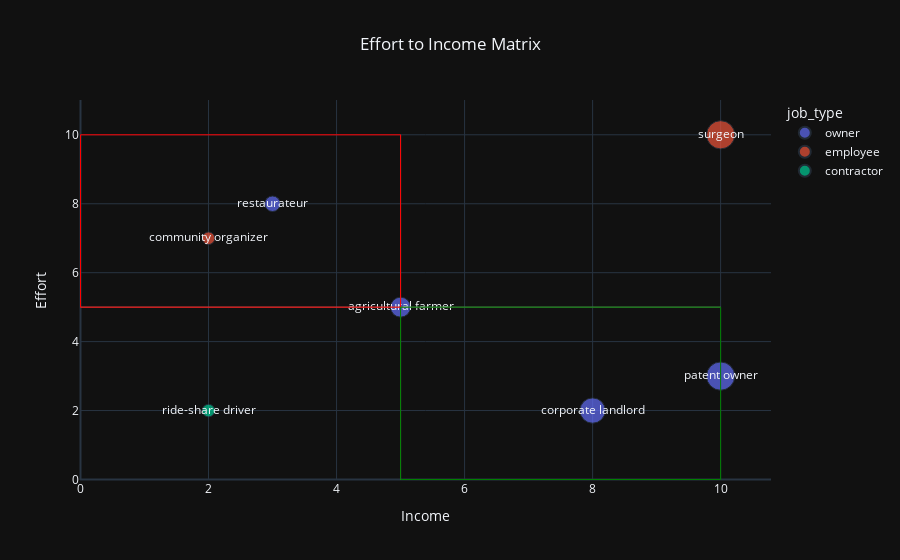

Source (notebook cell):
### Code cell
import plotly.express as px


# Scatter plot using Plotly
fig = px.scatter(
    df, 
    x='income', 
    y='effort', 
    color='job_type', 
    hover_name='job_title',
    text='job_title', # adding text attribute to display job_title on the plots
 
    # animation_frame='year',
    size='income',
    template='plotly_dark',
    title='Effort to Income Matrix'
    )

# Layout customization
fig.update_layout(
    title={
        'text': 'Effort to Income Matrix',
        'x': 0.5, # title centered
        'xanchor': 'center' # title centered
    },
    xaxis_title='Income',
    yaxis_title='Effort',
    shapes=[
        dict(
            type='line',
            x0=0,
            x1=10,
            y0=5,
            y1=5,
            line=dict(color='gray', width=1)
        ),
        dict(
            type='line',
            x0=5,
            x1=5,
            y0=0,
            y1=10,
            line=dict(color='gray', width=1)
        )
    ]
)

fig.add_shape(
    type='rect',
    x0=0,
    y0=5,
    x1=5,
    y1=10,
    line=dict(color='red', width=1), # Adjust the width for the outline
    fillcolor='rgba(0,0,0,0)' # Set fill color to transparent
)
fig.add_shape(
    type='rect',
    x0=5,
    y0=0,
    x1=10,
    y1=5,
    line=dict(color='green', width=1), # Adjust the width for the outline
    fillcolor='rgba(0,0,0,0)' # Set fill color to transparent
)

fig.update_traces(marker=dict(size=10), selector=dict(mode='markers+lines'), frame=True)


fig.show()

### Figure 1 — Plotly figure (JSON) as saved in the notebook; plotly's stock layout.template omitted (floating-point values rounded to 4 significant figures)
{"data": [{"hovertemplate": "<b>%{hovertext}</b><br><br>job_type=owner<br>income=%{marker.size}<br>effort=%{y}<br>job_title=%{text}<extra></extra>", "hovertext": ["corporate landlord", "patent owner", "agricultural farmer", "restaurateur"], "legendgroup": "owner", "marker": {"color": "#636efa", "size": [8, 10, 5, 3], "sizemode": "area", "sizeref": 0.025, "symbol": "circle"}, "mode": "markers+text", "name": "owner", "orientation": "v", "showlegend": true, "text": ["corporate landlord", "patent owner", "agricultural farmer", "restaurateur"], "type": "scatter", "x": [8, 10, 5, 3], "xaxis": "x", "y": [2, 3, 5, 8], "yaxis": "y"}, {"hovertemplate": "<b>%{hovertext}</b><br><br>job_type=employee<br>income=%{marker.size}<br>effort=%{y}<br>job_title=%{text}<extra></extra>", "hovertext": ["surgeon", "community organizer"], "legendgroup": "employee", "marker": {"color": "#EF553B", "size": [10, 2], "sizemode": "area", "sizeref": 0.025, "symbol": "circle"}, "mode": "markers+text", "name": "employee", "orientation": "v", "showlegend": true, "text": ["surgeon", "community organizer"], "type": "scatter", "x": [10, 2], "xaxis": "x", "y": [10, 7], "yaxis": "y"}, {"hovertemplate": "<b>%{hovertext}</b><br><br>job_type=contractor<br>income=%{marker.size}<br>effort=%{y}<br>job_title=%{text}<extra></extra>", "hovertext": ["ride-share driver"], "legendgroup": "contractor", "marker": {"color": "#00cc96", "size": [2], "sizemode": "area", "sizeref": 0.025, "symbol": "circle"}, "mode": "markers+text", "name": "contractor", "orientation": "v", "showlegend": true, "text": ["ride-share driver"], "type": "scatter", "x": [2], "xaxis": "x", "y": [2], "yaxis": "y"}], "layout": {"legend": {"itemsizing": "constant", "title": {"text": "job_type"}, "tracegroupgap": 0}, "shapes": [{"line": {"color": "gray", "width": 1}, "type": "line", "x0": 0, "x1": 10, "y0": 5, "y1": 5}, {"line": {"color": "gray", "width": 1}, "type": "line", "x0": 5, "x1": 5, "y0": 0, "y1": 10}, {"fillcolor": "rgba(0,0,0,0)", "line": {"color": "red", "width": 1}, "type": "rect", "x0": 0, "x1": 5, "y0": 5, "y1": 10}, {"fillcolor": "rgba(0,0,0,0)", "line": {"color": "green", "width": 1}, "type": "rect", "x0": 5, "x1": 10, "y0": 0, "y1": 5}], "title": {"text": "Effort to Income Matrix", "x": 0.5, "xanchor": "center"}, "xaxis": {"anchor": "y", "domain": [0, 1], "title": {"text": "Income"}}, "yaxis": {"anchor": "x", "domain": [0, 1], "title": {"text": "Effort"}}}}
